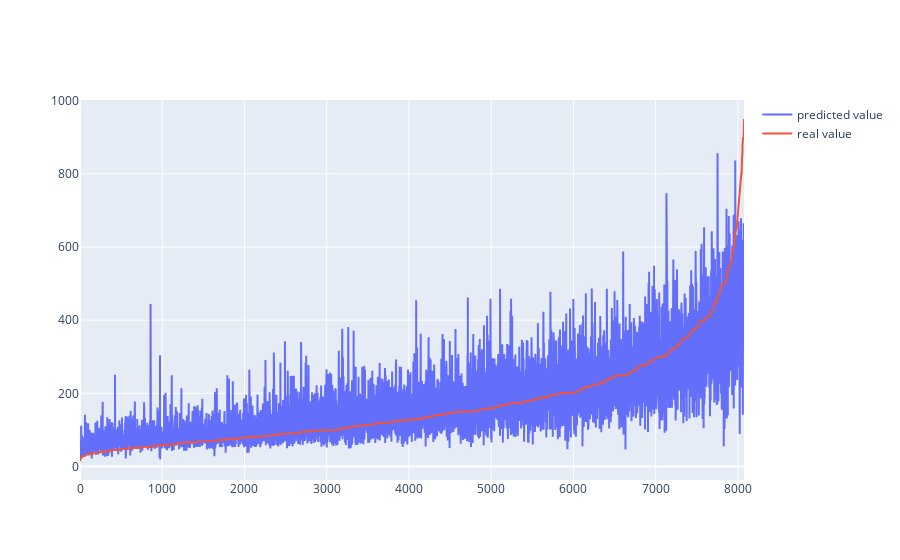

Source (notebook cell):
### Code cell
fig = go.Figure()

fig.add_scatter(y = df_result['predict'], name='predicted value')
fig.add_scatter(y = df_result['y'], name='real value')

### Figure 1 — Plotly figure (JSON) as saved in the notebook; plotly's stock layout.template omitted (floating-point values rounded to 4 significant figures; data arrays with more than 128 entries replaced by an {"elided": "..."} marker saying what was removed)
{"data": [{"name": "predicted value", "type": "scatter", "y": {"elided": "8075 float values"}}, {"name": "real value", "type": "scatter", "y": {"elided": "8075 int values"}}], "layout": {}}
